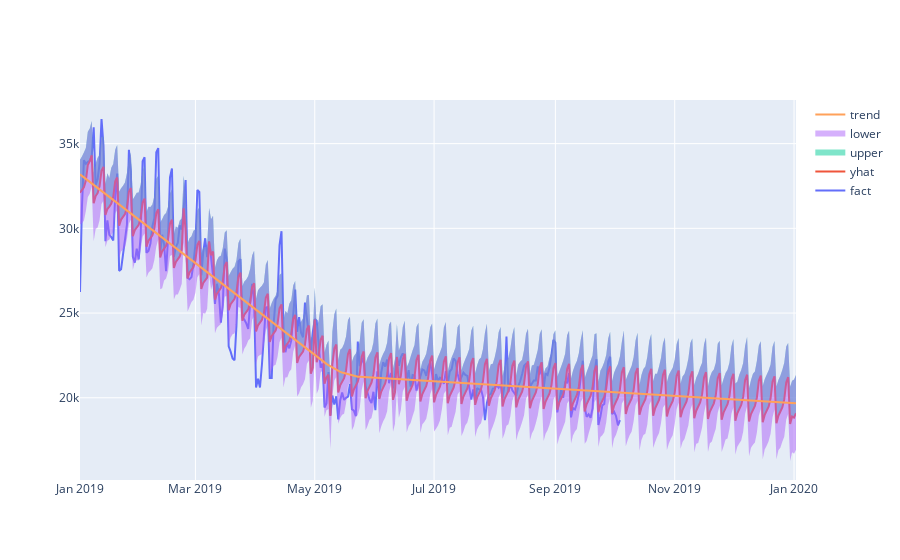

The code cell stored with this chart in its notebook:
### Code cell
# Рисуем график с границами прогноза на полном периоде
iplot([
    go.Scatter(x=df['ds'], y=df['y'], name='fact'),
    go.Scatter(x=final_forecast['ds'], y=final_forecast['yhat'], name='yhat'),
    go.Scatter(x=final_forecast['ds'], y=final_forecast['yhat_upper'], fill='tonexty', mode='none', name='upper'),
    go.Scatter(x=final_forecast['ds'], y=final_forecast['yhat_lower'], fill='tonexty', mode='none', name='lower'),
    go.Scatter(x=final_forecast['ds'], y=final_forecast['trend'], name='trend')
])

### Figure 1 — Plotly figure (JSON) as saved in the notebook; plotly's stock layout.template omitted (floating-point values rounded to 4 significant figures; data arrays with more than 128 entries replaced by an {"elided": "..."} marker saying what was removed)
{"data": [{"name": "fact", "type": "scatter", "x": {"elided": "277 str values"}, "y": {"elided": "277 int values"}}, {"name": "yhat", "type": "scatter", "x": {"elided": "367 str values"}, "y": {"elided": "367 float values"}}, {"fill": "tonexty", "mode": "none", "name": "upper", "type": "scatter", "x": {"elided": "367 str values"}, "y": {"elided": "367 float values"}}, {"fill": "tonexty", "mode": "none", "name": "lower", "type": "scatter", "x": {"elided": "367 str values"}, "y": {"elided": "367 float values"}}, {"name": "trend", "type": "scatter", "x": {"elided": "367 str values"}, "y": {"elided": "367 float values"}}], "layout": {}}
